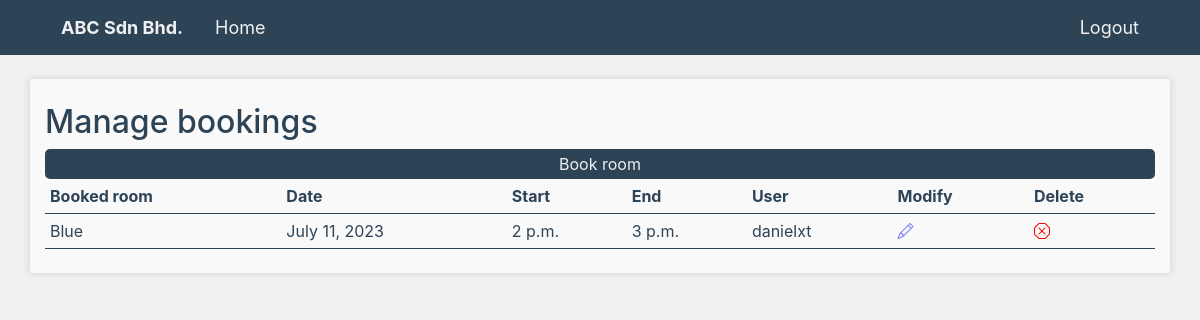
The page /bookingManagement/ (signed in) on the database as committed earlier.
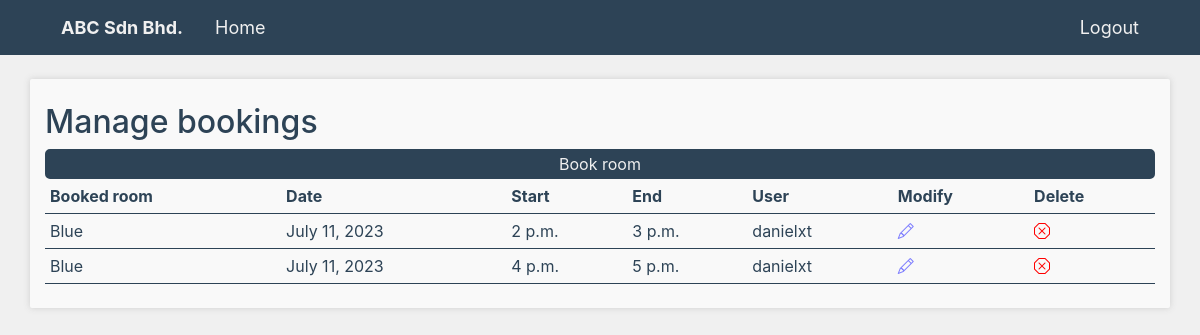
The same page on the database as committed later.
### booking/models.py (models this page shows, shortened)
class RoomBooking(models.Model):
    roomName = models.ForeignKey('rooms.Room', on_delete=models.CASCADE)
    userName = models.ForeignKey(User, on_delete=models.CASCADE, default="", name="userName")
    date = models.DateField()
    start = models.TimeField()
    end = models.TimeField()
    class Meta:
        constraints = [
            models.CheckConstraint(check=Q(start__lte=F('end')), name='start_before_end')
        ]

### rooms/models.py (models this page shows)
class Room(models.Model):
    roomName = models.CharField(max_length=50, unique=True)
    capacity = models.IntegerField(default=0)
    createdAt = models.DateTimeField(auto_now_add=True)
    roomImage = models.ImageField(null=True, blank=False, upload_to='media/')
    def __str__(self):
        return self.roomName

### booking/views.py (the view)
# urls.py: path('', bookingManagementView, name='bookingManagement'),
def bookingManagementView(request):
    if request.user.is_staff:
        bookings = RoomBooking.objects.all()
    else:
        userName = User.objects.get(username=request.user.username)
        bookings = RoomBooking.objects.filter(userName = userName)
    context = {
        'roomBooking' : bookings.order_by("date", "start"),
    }
    return render(request, "booking/bookingManagement.html", context)

### booking/templates/booking/bookingManagement.html (shortened to what this page needs)
{% extends 'base.html' %}
{% block content %}
{% if user.is_authenticated %}
    <br>
    <div class="container py-4 boxColor boxShadow">
        <h2>Manage
            bookings</h2>
        <button><a href="{% url 'roomBooking' %}">Book room</a></button>
                    <table class="dataTable">
                        <tr style="font-weight:bold">
                            <th>Booked room</th>
                            <th>Date</th>
                            <th>Start</th>
                            <th>End</th>
                            <th>User</th>
                            {% if user.is_staff %}
                            <th>Modify</th>
                            <th>Delete</th>
                            {% endif %}
                        </tr>
                        <tr>
                            {% for booking in roomBooking %}
                                <tr>
                                    <td>{{booking.roomName}}</td>
                                    <td>{{booking.date}}</td>
                                    <td>{{booking.start}}</td>
                                    <td>{{booking.end}}</td>
                                    <td>{{booking.userName}}</td>
                                    {% if user.is_staff %}
                                    <td><a href="modifyBooking/{{booking.id}}"><i class="bi bi-pencil"></i></a></td>
                                    <td><a href="deleteBooking/{{booking.id}}"><i class="bi bi-x-octagon"></i></a></td>
                                    {% endif %}
                                </tr>
                            {% endfor %}
                        </tr>
                    </table>
    </div>
{% else %}
<br>
<div class="container py-4 boxColor boxShadow">
    <p>You are not logged in.</p>
    <button><a href="{% url 'login' %}">Log In</a></button>
</div>
{% endif %}
{% endblock %}

### templates/base.html (shortened to what this page needs)
<!DOCTYPE html>
<html>
<head>
    <link href="https://cdn.jsdelivr.net/npm/bootstrap@5.3.0/dist/css/bootstrap.min.css" rel="stylesheet">
    <link rel="stylesheet" href="https://cdn.jsdelivr.net/npm/bootstrap-icons@1.10.5/font/bootstrap-icons.css">
    <link href="{{ STATIC_URL }}css/bootstrap.css" rel="stylesheet" type="text/css"/>
</head>
<body>
    {% if request.get_full_path != "/accounts/login/" %}
        {% include 'header.html' %}
    {% endif %}
    <main>
        {% block content %}
        {% endblock %}
    </main>
    <br>
</body>
</head>
</html>
</html>

### templates/header.html (shortened to what this page needs)
<html>
    <div class="header">
    <ul>
        <div class="container">
            <li><a href="{% url 'home' %}"><b>ABC Sdn Bhd.</b></a></li>
            <li><a href="{% url 'home' %}">Home</a></li>
            {% if user.is_authenticated %}
            <li style="float:right"><a class="active" href="{% url 'logout' %}">Logout</a></li>
            {% endif %}
        </div>
    </ul>
</div>
</html>

### templates/base.html (style rules this page uses)
:root { --orange:#FF8551; --white:#f9f9f9; --offWhite:#f0f0f0; --buttonColor:var(--grey); --grey:#2D4356; --success:#7FFFD4; --fail:#ff7b95; }
body { background-color:var(--offWhite); color:var(--grey) }
a { color:var(--grey) }
.boxShadow { filter: drop-shadow(0px 0px 3px #cecece); border-radius:2px; }
.boxColor { background-color:var(--white); }
button { background-color:var(--buttonColor); border:2px solid var(--grey); border-radius:5px; width:100%; color:var(--offWhite) !important; }
button a { display:block; width:100%; color:var(--offWhite) !important; }
.bi-pencil { color:rgb(125, 125, 254); }
.bi-x-octagon { color:red; }
button a { color:var(--grey); }
.dataTable { width:100%; }
.dataTable td,th { padding:5px; }
.dataTable td { border-top:1px solid var(--grey); border-bottom:1px solid var(--grey); }

### templates/header.html (style rules this page uses)
a { text-decoration: none; }
.header ul { list-style-type: none; margin: 0; padding: 0; overflow: hidden; font-size:18px; background-color: var(--grey); }
.header li { float: left; }
.header li a { display: block; color: var(--offWhite); text-align: center; padding: 14px 16px; text-decoration: none; }

Rows that differ between the two databases and show on the page:
added RoomBooking: roomName "Blue", date "July 11, 2023", start "4 p.m.", end "5 p.m.", userName "danielxt"
